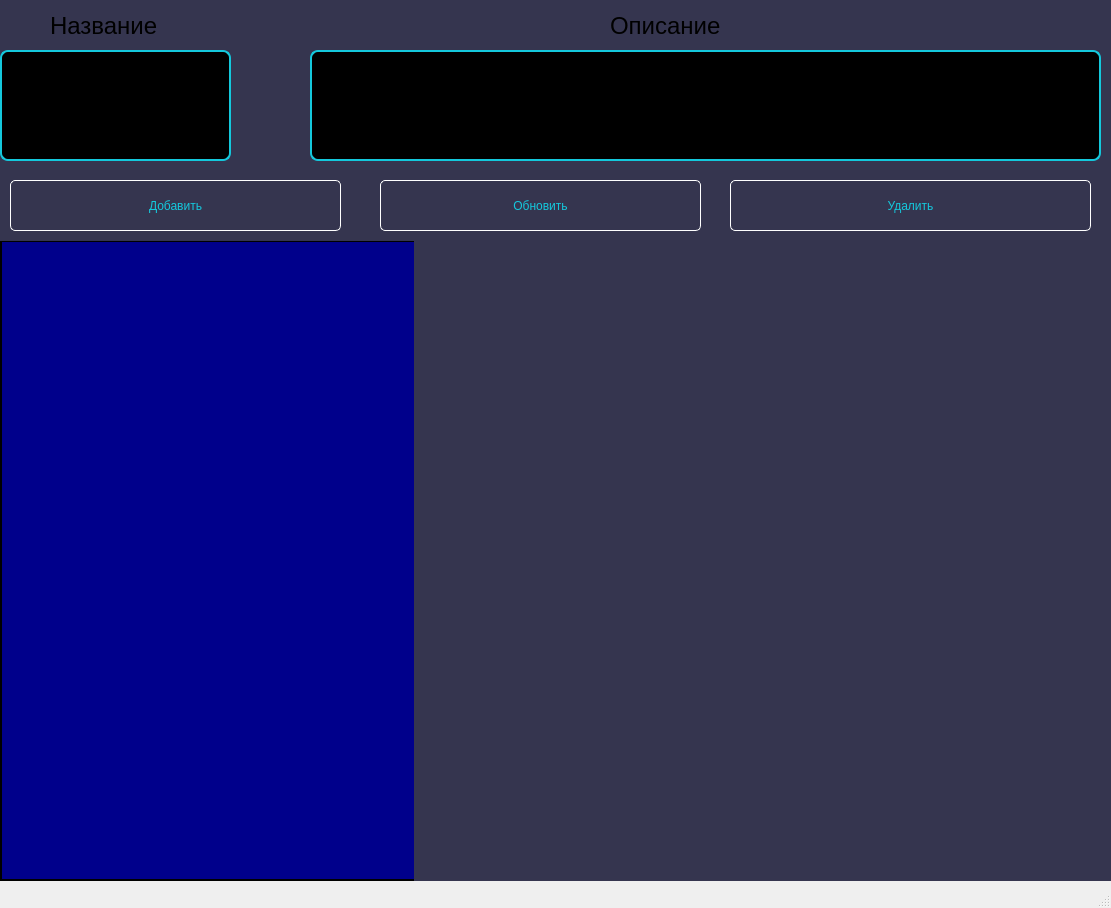
<?xml version="1.0" encoding="UTF-8"?>
<ui version="4.0">
 <class>MainWindow</class>
 <widget class="QMainWindow" name="MainWindow">
  <property name="geometry">
   <rect>
    <x>0</x>
    <y>0</y>
    <width>1111</width>
    <height>908</height>
   </rect>
  </property>
  <property name="windowTitle">
   <string>MainWindow</string>
  </property>
  <property name="styleSheet">
   <string notr="true">QFrame{
	background-color: rgb(53, 53, 79)
}



</string>
  </property>
  <widget class="QWidget" name="centralwidget">
   <widget class="QLabel" name="label">
    <property name="geometry">
     <rect>
      <x>414</x>
      <y>240</y>
      <width>701</width>
      <height>641</height>
     </rect>
    </property>
    <property name="font">
     <font>
      <family>MS PGothic</family>
      <pointsize>26</pointsize>
     </font>
    </property>
    <property name="mouseTracking">
     <bool>false</bool>
    </property>
    <property name="tabletTracking">
     <bool>false</bool>
    </property>
    <property name="text">
     <string/>
    </property>
    <property name="openExternalLinks">
     <bool>true</bool>
    </property>
    <property name="textInteractionFlags">
     <set>Qt::TextBrowserInteraction</set>
    </property>
   </widget>
   <widget class="QListWidget" name="listWidget">
    <property name="geometry">
     <rect>
      <x>0</x>
      <y>240</y>
      <width>421</width>
      <height>641</height>
     </rect>
    </property>
    <property name="font">
     <font>
      <family>Yu Gothic Medium</family>
      <pointsize>28</pointsize>
      <underline>true</underline>
     </font>
    </property>
    <property name="styleSheet">
     <string notr="true">border : 2px solid black;
background : darkblue;</string>
    </property>
   </widget>
   <widget class="QLineEdit" name="lineEdit">
    <property name="geometry">
     <rect>
      <x>0</x>
      <y>50</y>
      <width>231</width>
      <height>111</height>
     </rect>
    </property>
    <property name="font">
     <font>
      <family>Times New Roman</family>
      <pointsize>12</pointsize>
      <weight>9</weight>
      <italic>false</italic>
      <bold>false</bold>
     </font>
    </property>
    <property name="styleSheet">
     <string notr="true">border:2px solid #14c8dc;
border-radius:8px;
color: rgb(255, 255, 255);
background-color: rgb(0, 0, 0);
font: 75 12pt Times New Roman;</string>
    </property>
    <property name="text">
     <string/>
    </property>
   </widget>
   <widget class="QLineEdit" name="lineEdit_2">
    <property name="geometry">
     <rect>
      <x>310</x>
      <y>50</y>
      <width>791</width>
      <height>111</height>
     </rect>
    </property>
    <property name="font">
     <font>
      <family>Times New Roman</family>
      <pointsize>12</pointsize>
      <weight>9</weight>
      <italic>false</italic>
      <bold>false</bold>
     </font>
    </property>
    <property name="styleSheet">
     <string notr="true">border:2px solid #14c8dc;
border-radius:8px;
color: rgb(255, 255, 255);
background-color: rgb(0, 0, 0);
font: 75 12pt Times New Roman;</string>
    </property>
   </widget>
   <widget class="QLabel" name="label_2">
    <property name="geometry">
     <rect>
      <x>50</x>
      <y>10</y>
      <width>141</width>
      <height>31</height>
     </rect>
    </property>
    <property name="font">
     <font>
      <pointsize>18</pointsize>
     </font>
    </property>
    <property name="text">
     <string>Название</string>
    </property>
   </widget>
   <widget class="QLabel" name="label_3">
    <property name="geometry">
     <rect>
      <x>610</x>
      <y>10</y>
      <width>151</width>
      <height>31</height>
     </rect>
    </property>
    <property name="font">
     <font>
      <pointsize>18</pointsize>
     </font>
    </property>
    <property name="text">
     <string>Описание</string>
    </property>
   </widget>
   <widget class="QPushButton" name="pushButton">
    <property name="geometry">
     <rect>
      <x>10</x>
      <y>180</y>
      <width>331</width>
      <height>51</height>
     </rect>
    </property>
    <property name="styleSheet">
     <string notr="true">font: 87 12pt &quot;Arial Black&quot;;
background-color:#000000ff;
color: rgb(20, 200, 220);
border-radius:5px;
border:1px solid white</string>
    </property>
    <property name="text">
     <string>Добавить</string>
    </property>
   </widget>
   <widget class="QPushButton" name="pushButton_2">
    <property name="geometry">
     <rect>
      <x>380</x>
      <y>180</y>
      <width>321</width>
      <height>51</height>
     </rect>
    </property>
    <property name="styleSheet">
     <string notr="true">font: 87 12pt &quot;Arial Black&quot;;
background-color:#000000ff;
color: rgb(20, 200, 220);
border-radius:5px;
border:1px solid white</string>
    </property>
    <property name="text">
     <string>Обновить</string>
    </property>
   </widget>
   <widget class="QPushButton" name="pushButton_3">
    <property name="geometry">
     <rect>
      <x>730</x>
      <y>180</y>
      <width>361</width>
      <height>51</height>
     </rect>
    </property>
    <property name="styleSheet">
     <string notr="true">font: 87 12pt &quot;Arial Black&quot;;
background-color:#000000ff;
color: rgb(20, 200, 220);
border-radius:5px;
border:1px solid white</string>
    </property>
    <property name="text">
     <string>Удалить</string>
    </property>
   </widget>
   <widget class="QLabel" name="label_4">
    <property name="geometry">
     <rect>
      <x>-10</x>
      <y>160</y>
      <width>1121</width>
      <height>81</height>
     </rect>
    </property>
    <property name="text">
     <string/>
    </property>
   </widget>
   <widget class="QLabel" name="label_5">
    <property name="geometry">
     <rect>
      <x>0</x>
      <y>0</y>
      <width>1111</width>
      <height>161</height>
     </rect>
    </property>
    <property name="text">
     <string>TextLabel</string>
    </property>
   </widget>
   <zorder>label_5</zorder>
   <zorder>listWidget</zorder>
   <zorder>label_4</zorder>
   <zorder>label</zorder>
   <zorder>lineEdit</zorder>
   <zorder>lineEdit_2</zorder>
   <zorder>label_2</zorder>
   <zorder>label_3</zorder>
   <zorder>pushButton</zorder>
   <zorder>pushButton_2</zorder>
   <zorder>pushButton_3</zorder>
  </widget>
  <widget class="QStatusBar" name="statusbar"/>
  <action name="action">
   <property name="checkable">
    <bool>false</bool>
   </property>
   <property name="checked">
    <bool>false</bool>
   </property>
   <property name="text">
    <string>Создать</string>
   </property>
   <property name="menuRole">
    <enum>QAction::TextHeuristicRole</enum>
   </property>
  </action>
 </widget>
 <resources/>
 <connections/>
</ui>
